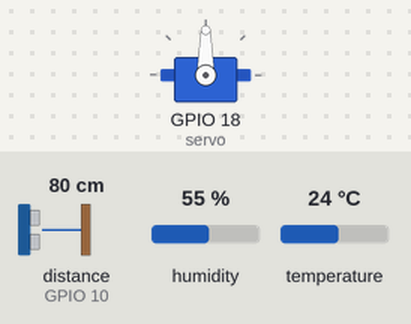
Simulated run of this sketch. Board: ESP32-S3. On the bench: servo. Wiring (inferred from the names in the program): ultrasonic range finder: trigger GPIO 9; echo GPIO 10. The test bench sets the inputs (shaded band); at power-on: distance to the obstacle (sensor on GPIO 10) 80 cm, humidity 55 %, temperature 24 °C. The echo pulse lasts 58.3 µs per cm; what the sketch prints to the serial monitor is not drawn.

Above: at 0.1 s.
At 2.0 s:
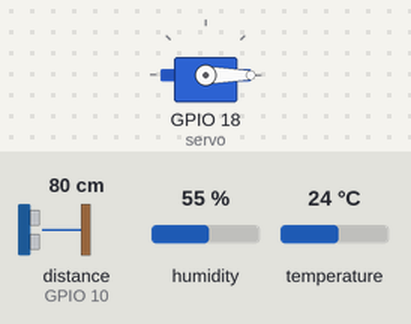
Timing chart, 0 to 3.5 s (numbered marks = the images above):
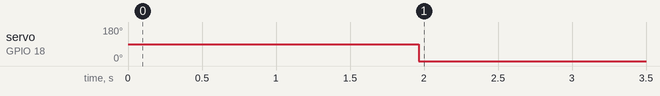

The sketch:

GG.ino
```cpp
// (licence header left out)
/* Fill in information from your Blynk Template here */
/* Read more: https://bit.ly/BlynkInject */
//#define BLYNK_TEMPLATE_ID           "TMPxxxxxx"
//#define BLYNK_TEMPLATE_NAME         "Device"
#define BLYNK_TEMPLATE_ID "TMPLZkRhZ6I_"
#define BLYNK_TEMPLATE_NAME "JNutIot"

#define BLYNK_FIRMWARE_VERSION        "0.1.0"

#define BLYNK_PRINT Serial
//#define BLYNK_DEBUG

#define APP_DEBUG

// Uncomment your board, or configure a custom board in Settings.h
#define USE_ESP32_DEV_MODULE
//#define USE_ESP32C3_DEV_MODULE
//#define USE_ESP32S2_DEV_KIT
//#define USE_WROVER_BOARD
//#define USE_TTGO_T7
//#define USE_TTGO_T_OI

#include <Wire.h>
#include "BlynkEdgent.h"
#include "Adafruit_HTU21DF.h"
#include <LiquidCrystal_I2C.h>
#include <ESP32_Servo.h>

Servo servo;

LiquidCrystal_I2C lcd(0x27, 16, 2);

const int trig = 9;
const int echo = 10;

long duration;
int distance;

Adafruit_HTU21DF htu = Adafruit_HTU21DF();
BlynkTimer timer;

float temp = htu.readTemperature();
float rel_hum = htu.readHumidity();

byte termometru[8] = //icon for termometer
{
  B00100,
  B01010,
  B01010,
  B01110,
  B01110,
  B11111,
  B11111,
  B01110
};

byte picatura[8] = //icon for water droplet
{
  B00100,
  B00100,
  B01010,
  B01010,
  B10001,
  B10001,
  B10001,
  B01110,
};

BLYNK_WRITE(V0) {
  int value = param.asInt();
  digitalWrite(15, value);
}

void sendSensor() {
  Blynk.virtualWrite(V5, temp);
  Blynk.virtualWrite(V6, rel_hum);
}

void setup()
{
  servo.attach(18);
  pinMode(trig, OUTPUT);
  pinMode(echo, INPUT);
//  lcd.init();
  lcd.backlight();
  lcd.setCursor(0, 0);
  lcd.print("SWEET HOME");
  lcd.createChar(1, termometru);
  lcd.createChar(2, picatura);
  Serial.begin(115200);
  if (!htu.begin()) {
    Serial.println("Couldn't find sensor!");
    while (1);
  }
  delay(100);

  BlynkEdgent.begin() ;
  timer.setInterval(1000L, sendSensor);
}

void loop() {
  BlynkEdgent.run();
  timer.run();
  Door();
  LCD_TEMP();
}

void Door() {
  digitalWrite(trig, LOW);
  delayMicroseconds(2);

  digitalWrite(trig, HIGH);
  delayMicroseconds(10);
  digitalWrite(trig, LOW);

  duration = pulseIn(echo, HIGH);

  distance = duration * 0.034 / 2;

  Serial.println(distance);
  if (distance <= 5) {
    servo.write(90);
  } else {
    servo.write(0);
  }
  delay(10);
}

void LCD_TEMP() {
  lcd.setCursor(1, 1);
  lcd.write(1);
  lcd.setCursor(3, 1);
  lcd.print(temp);
  lcd.setCursor(5, 1);
  lcd.print((char)223); //degree sign
  lcd.print("C");

  lcd.setCursor(9, 1);
  lcd.write(2);
  lcd.setCursor(11, 1);
  lcd.print(rel_hum);
  lcd.print("%");
}
```

Measured:
- by itself, servo on GPIO 18 (servo): 90° → 0° at 2.0 s
